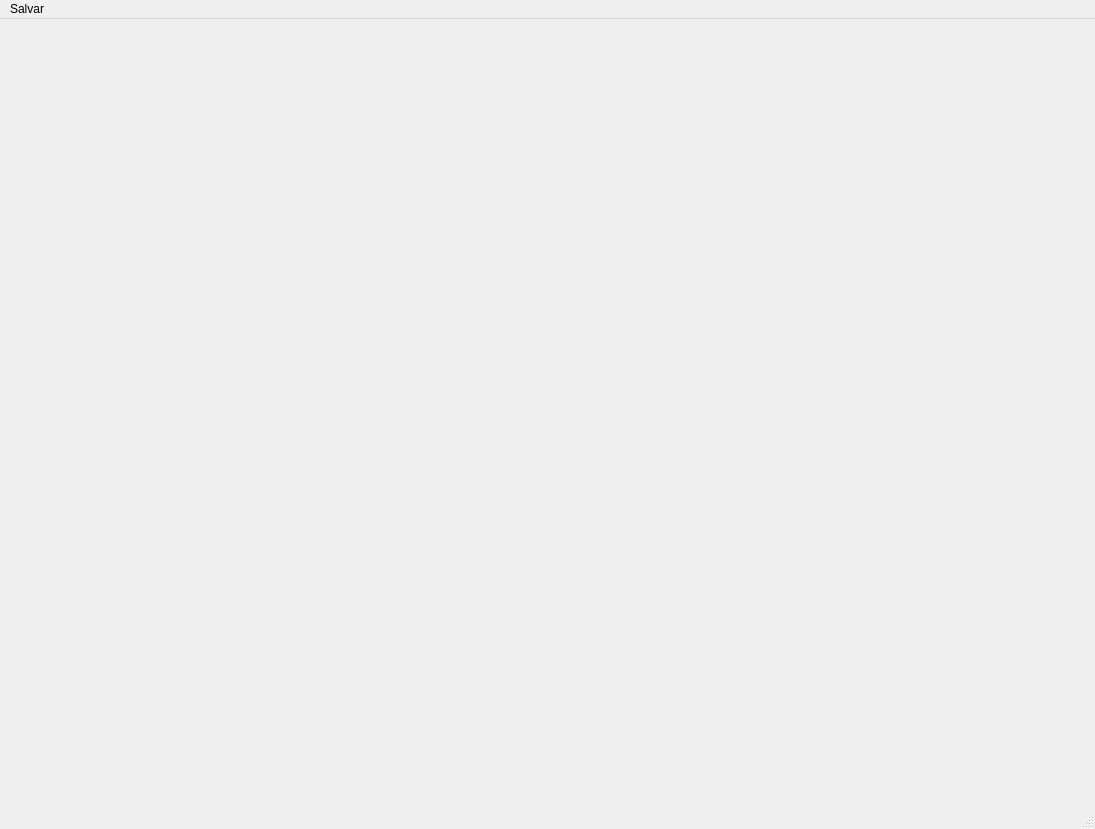
<?xml version="1.0" encoding="UTF-8"?>
<ui version="4.0">
 <class>MainWindow</class>
 <widget class="QMainWindow" name="MainWindow">
  <property name="geometry">
   <rect>
    <x>0</x>
    <y>0</y>
    <width>1095</width>
    <height>829</height>
   </rect>
  </property>
  <property name="windowTitle">
   <string>MainWindow</string>
  </property>
  <widget class="QWidget" name="centralwidget">
   <widget class="QLabel" name="imgLabel">
    <property name="geometry">
     <rect>
      <x>-10</x>
      <y>0</y>
      <width>1121</width>
      <height>801</height>
     </rect>
    </property>
    <property name="text">
     <string/>
    </property>
    <property name="pixmap">
     <pixmap>seguranca.jpg</pixmap>
    </property>
    <property name="scaledContents">
     <bool>true</bool>
    </property>
   </widget>
  </widget>
  <widget class="QMenuBar" name="menubar">
   <property name="geometry">
    <rect>
     <x>0</x>
     <y>0</y>
     <width>1095</width>
     <height>21</height>
    </rect>
   </property>
   <widget class="QMenu" name="menuSalvar">
    <property name="title">
     <string>Salvar</string>
    </property>
    <addaction name="actionSalvar"/>
   </widget>
   <addaction name="menuSalvar"/>
  </widget>
  <widget class="QStatusBar" name="statusbar"/>
  <action name="actionSalvar">
   <property name="text">
    <string>Salvar</string>
   </property>
   <property name="shortcut">
    <string>Ctrl+S</string>
   </property>
  </action>
 </widget>
 <resources/>
 <connections/>
</ui>
